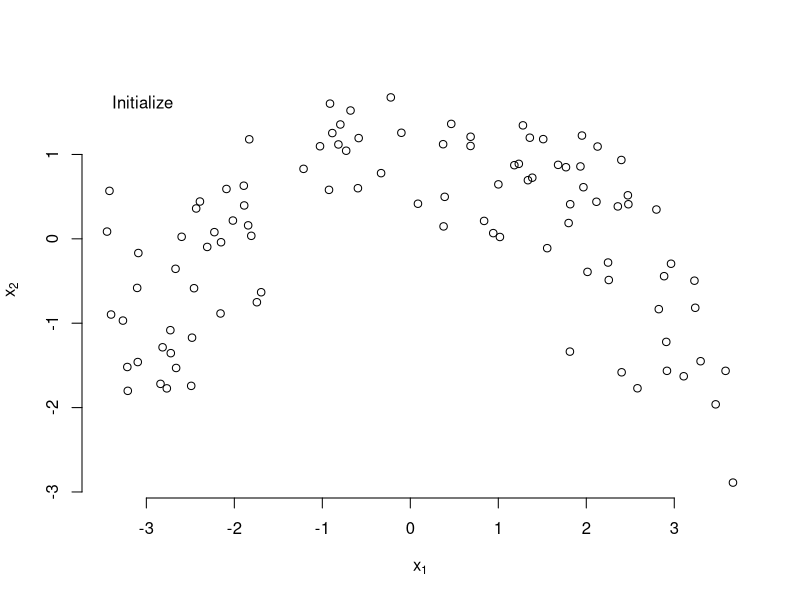

Here is the R script that generated this plot: (Note: this script raises an error after producing the figure.)
rm(list = ls(all.names = TRUE))
library(mvtnorm)
library(numDeriv)
library(Matrix)
library(ggplot2)
library(splines)
#how to improve the calculation of Derivative of Q or the Newton Method
#x3 should be related to s
#How do I know the newton method works


#step0 generate some bivariate data
num_of_data <- 100
num_it <- 20
degf <- 10
set.seed(24)
# s <- runif(num_of_data,-pi / 2, pi / 2)
s<-seq(-pi/2,pi/2,length.out=num_of_data)
epsilon1 <- rnorm(num_of_data)
epslion2 <- rnorm(num_of_data)



x1 <- 3 * sin(s) + 0.5 * epsilon1
x2 <- 3 * cos(s) + 0.5 * epslion2
#x3<-runif(num_of_data,-1,1)
z1 <- 3 * sin(sort(s))-mean(x1)
z2 <- 3 * cos(sort(s))-mean(x2)



x <- scale(cbind(x1, x2), scale = F)




plot(x[, 1],
     x[, 2],
     bty = 'n',
     xlab = expression(x[1]),
     ylab = expression(x[2]))
legend("topleft", legend = c("Initialize"), bty = "n")



#step1 initiation (WARNING: This is scaled data, can not use svd when it's not scaled)
svdx <- svd(x)
d<-svdx$v
clip(alim_[1],alim_[2],alim_[1],alim_[2])
abline(a=0, b=d[2,1]/d[1,1])

## plot projections of each point onto line
proj1 <- x%*%d[,1]%*%t(d[,1])
segments(x0=x[,1],y0=x[,2],
         x1=proj1[,1],y1=proj1[,2])


ak_initial<-function(fi,mu,d){
  ak<-t(d)%*%(fi-mu)/(t(d)%*%d)
  return(ak)
}
n=nrow(x)
p=ncol(x)
vk<-rep(1/n,n)
mu<-colMeans(x)
Fun<-proj1#n by p matrix representing fj(ak)
a<-apply(Fun, 1, ak_initial, mu=mu,d=d[,1])
#a<- with(svdx, as.numeric(u[,1]*d[1]))
sigma<-t(replicate(n,diag(cov(x))))#should be n by p (col for each ak)
Q<-function(a,fits,W,X){#f is a list of fits, if empty for first iteration
  n=length(a)
  p<-ncol(X)
  Fun<-matrix(data = NA,nrow = n,ncol = p)
  if(length(fits)==0){#first iteration
    mu<-colMeans(X)
    d<-svdx$v[,1]
    Fun<-t(d%*%t(a)+mu)
    Sigvec<-diag(cov(X))
    Qval=0
    for (k in 1:n) {
      S=(t(t(X)-Fun[k,]))^2
      second_term<-rep(0.5*sum(log(Sigvec)),n)
      Qval<-Qval+sum(S%*%(-1/Sigvec)-second_term)
    }
  }else{
    weights<-colSums(W)
    for (j in 1:p) {
      Fun[,j]=predict(fits[[j]],a)$y
    }
    Qval<-0
    for (k in 1:n) {#didn't include weights Wik.
      S=(t(t(X)-Fun[k,]))^2 #May be calculate once
      Sigvec=t(t(W[,k])%*%S)/sum(W[,k])#p by 1 vector of sigma_j^2(ak)
      second_term<-0.5*sum(log(Sigvec))*sum(W[,k])
      Qval<-Qval+t(W[,k])%*%S%*%(-1/Sigvec)-second_term#add wik here before summation
    }
  }
  return(-Qval)
}


#step2 Iteration
#likelihood function
u=0
fits<-list()
SMtx<-list()
#PenMtx<-list()
Qval<-rep(0,num_it+1)
Qval[1]<--Q(a,fits,W=NA,x)#Return value of Q is the negative of Q value in EM
Qval1<-Qval[1]

a_matrix <- matrix(nrow = num_it, ncol = n)
a_matrix[1,]<-a


for (h in 1:num_it) {
  Qval0<-Qval1
  W2<-matrix(nrow = n,ncol = n)
  for (i in 1:n) {
    gyi<-0
    for (k1 in 1:n) {
      gyi<-gyi+dmvnorm(x[i,],Fun[k1,],diag(sigma[k1,]))*vk[k1]
    }
    for (k in 1:n) {
      loggyiak<-log(dmvnorm(x[i,],Fun[k,],diag(sigma[k,])))
      #gy(y_h)
      
      W2[i,k]<-loggyiak-log(gyi)+log(vk[k])
    }
  }
  W2=exp(W2)
  rowSums(W2)
  if(h!=1){
    a<-nlm(f=Q, p=a, fits=fits, W=W2, X=x,iterlim = 1)$estimate

  }
  #now update f and sigma and vk
  a2<-max(a)
  a1<-min(a)
  weights<-colSums(W2)
  Dmtx<-diag(1/weights)
  for (j in 1:p) {
    yvalue<-Dmtx%*%t(W2)%*%x[,j]
    fit <- smooth.spline(x=a, y=yvalue, w=weights, df=degf)##fixed df because as iteration goes on the fit will be interplotation.
    Fun[,j]=fitted(fit)
    fits[[j]]=fit
  }
  for (k in 1:n) {
    S=(t(t(x)-Fun[k,]))^2
    sigma[k,]=t(t(W2[,k])%*%S)/sum(W2[,k])#p by 1 vector of sigma_j^2(ak)
  }
  vk<-colSums(W2)/n
  u<-u+1
  # plot data and the principal curve for a sequence of a's
  plot(x[,1], x[,2], bty='n',
       xlab=expression(x[1]),
       ylab=expression(x[2]))
  legend("topleft", legend=c("Proj 1"), bty="n")
  points(x=Fun[,1],y=Fun[,2],col="red")
  lines(z1,z2)
  
  # plot(x[,1], x[,3], bty='n',
  #      xlab=expression(x[1]),
  #      ylab=expression(x[3]))
  # legend("topleft", legend=c("Proj 2"), bty="n")
  # points(x=Fun[,1],y=Fun[,3],col="red")
  # 
  # 
  # plot(x[,2], x[,3], bty='n',
  #      xlab=expression(x[2]),
  #      ylab=expression(x[3]))
  # legend("topleft", legend=c("Proj 3"), bty="n")
  # seq_a <- seq(min(a),max(a),length.out=100)
  # #lines(predict(fits[[1]], seq_a)$y, predict(fits[[2]], seq_a)$y)
  # points(x=Fun[,2],y=Fun[,3],col="red")
  #lines(Fun[,1], Fun[,2])
  # 
  # 
  # 
  Qval1<--Q(a,fits,W2,x)
  Qval[h+1]<-Qval1
  arc_length<-sum(diag(dist(Fun)))
  a<-arc_length*(a-a1)/(a2-a1)
  a_matrix[h+1,]=a
}
colMeans(sigma)
rowMeans(a_matrix)
rank(a_matrix[1,])==rank(a_matrix[2,])
